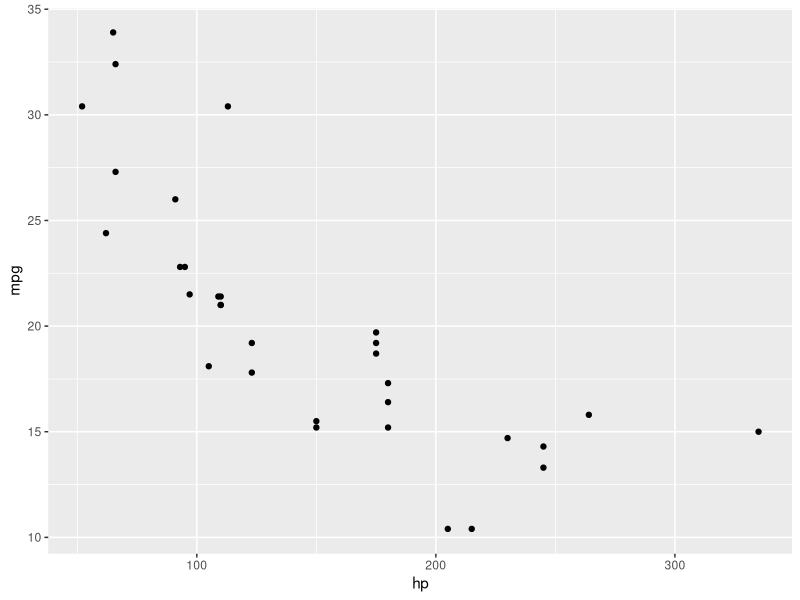
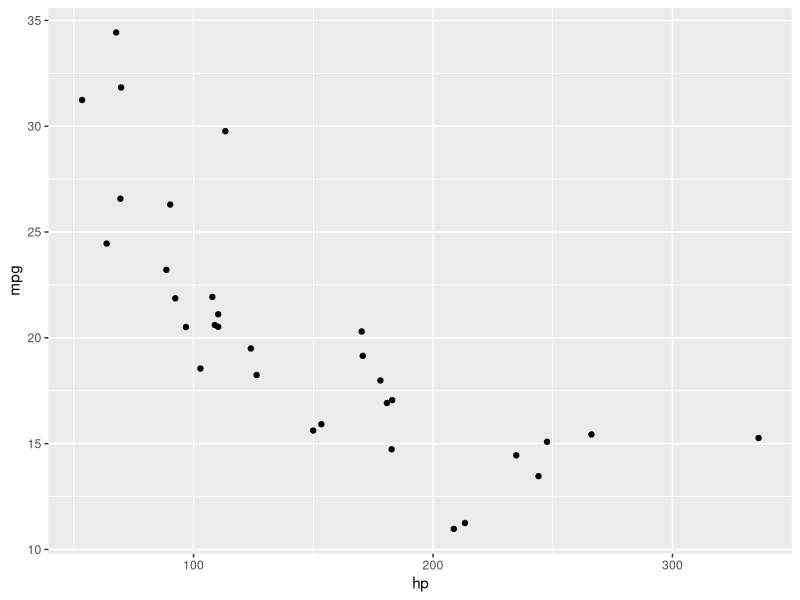
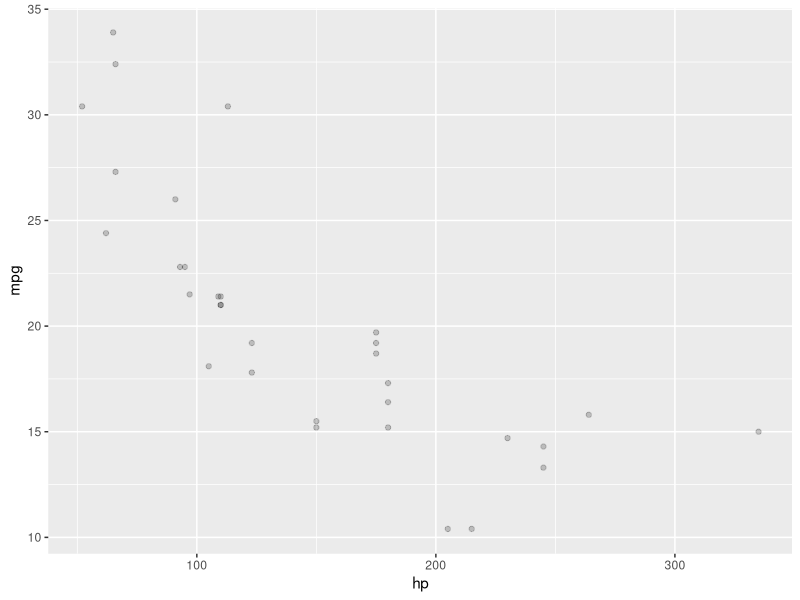
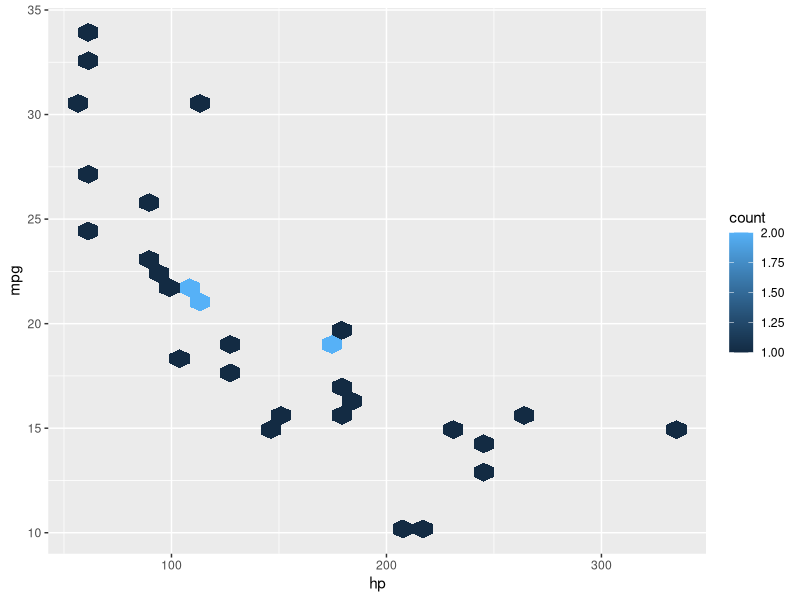
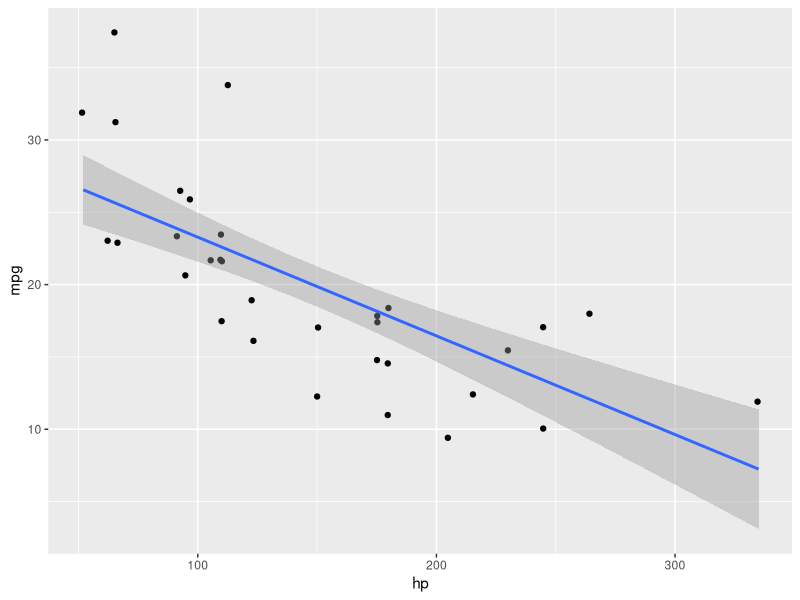
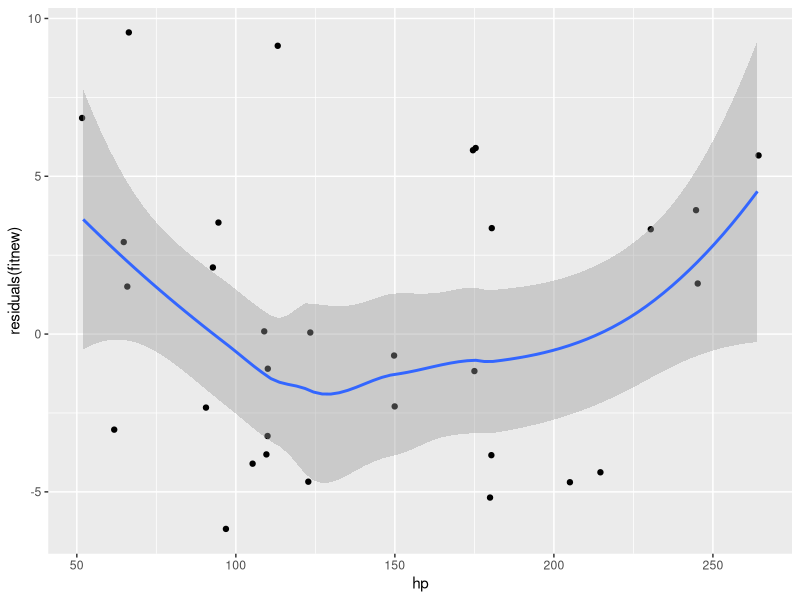
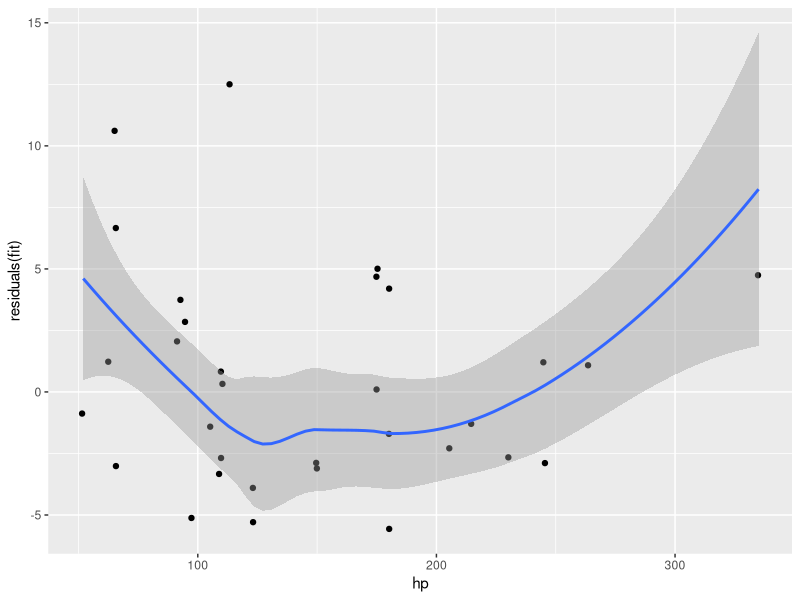
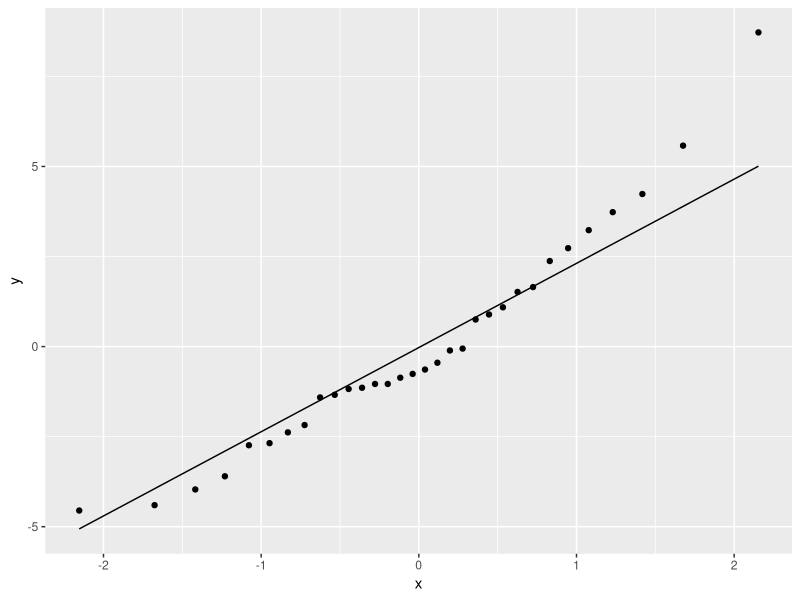

Write the R code that produced these figures, in order. (Note: this script raises an error after producing the figures.)
## ---- chunk 1
library(tidyverse)
library(rsample)
library(car)
tibcars <- as_tibble(mtcars)
mtcars
tibcars
## ---- chunk 2
fit <- lm(data = tibcars, mpg ~ hp)
fit
## ---- chunk 3
summary(fit)
install.packages("broom")
library(broom)
tidy(fit)
## ---- chunk 4
tibcars %>% 
  ggplot(aes(y = mpg, x = hp)) + geom_point()
head(mtcars)
## ---- chunk 5
tibcars %>% 
  select(mpg, hp)
## ---- chunk 6
# jitter!
tibcars %>% 
  ggplot(aes(x = hp, y = mpg)) + geom_jitter(width = 5, height = 1)

tibcars %>% 
  ggplot(aes(x = hp, y = mpg)) + geom_point(alpha = .2)

install.packages("hexbin")
library(hexbin)
tibcars %>% 
  ggplot(aes(x = hp, y = mpg)) + geom_hex()

## ---- chunk 7
tibcars %>% 
  ggplot(aes(x = hp, y = mpg)) + geom_jitter(width = .5, height = 5) + geom_smooth(method = "lm")
## ---- chunk 8
summary(fit)
## ---- chunk 9
tibcars[-which.max(tibcars$hp),]
fitnew <- lm(data = tibcars[-which.max(tibcars$hp),], mpg ~ hp)
tibcars[-which.max(tibcars$hp),] %>% 
    ggplot(aes(y = residuals(fitnew), x = hp)) + geom_jitter(width = .5, height = 5)  + geom_smooth()

tibcars %>% 
    ggplot(aes(y = residuals(fit), x = hp)) + geom_jitter(width = .5, height = 5)  + geom_smooth()
## ---- chunk 10
fit2 = lm(data = tibcars, mpg ~ poly(hp,2))
# Why the I() command?
summary(fit2)
## ---- chunk 11
data = tibcars
nfolds = 10
ind <- rep_len(1:10,length.out = nrow(tibcars))
foldcars <- tibcars %>%
  mutate(fold = sample(ind, replace = FALSE))

model1 = function(x){lm(data = x, mpg ~ hp)}
model2 = function(x){lm(data = x, mpg ~ hp + I(hp^2))}

cverrors = list()
for(k in 1:nfolds){
  trainset <- filter(foldcars, fold != k)
  testset <- filter(foldcars, fold == k )
  model <- model1(trainset)
  cvpreds <- predict.lm(model, testset)
  cverrors[[k]] = cvpreds - testset$mpg
}

ssquares <- cverrors %>% 
  lapply(function(x){sum(x^2)}) %>%
  unlist %>%
  sum

cvrmse = sqrt( ssquares/ nrow(tibcars))
cvrmse
## ---- chunk 12
lincv <-function(model = model1, nfolds = nfolds, foldcars = foldcars){

cverrors = list()
for(k in 1:nfolds){
  trainset <- filter(foldcars, fold != k)
  testset <- filter(foldcars, fold == k )
  fit <- model(trainset)
  cvpreds <- predict.lm(fit, testset)
  cverrors[[k]] = cvpreds - testset$mpg
}

ssquares <- cverrors %>% 
  lapply(function(x){sum(x^2)}) %>%
  unlist %>%
  sum

cvrmse = sqrt( ssquares/ nrow(foldcars))
return(cvrmse)
}

lincv(model = model1,nfolds = nfolds, foldcars = foldcars)
lincv(model = model2,nfolds = nfolds, foldcars = foldcars)
## ---- chunk 13
summary(fit)
summary(fit2)
## ---- chunk 14
summary(fit2)
## ---- chunk 15
res = data.frame(residuals(fit2))
ggplot(res, aes(sample = res[,1])) + geom_qq() + geom_qq_line()
## ---- chunk 16
car::qqPlot(fit2)
## ---- chunk 17
pairs(tibcars)
# Let's fix this up a little bit
pairs(tibcars, cex = .3)
## ---- chunk 18
car::leveragePlots(fit2)
## ---- chunk 19
library(car)
influencePlot(fit2, main="Influence Plot")
